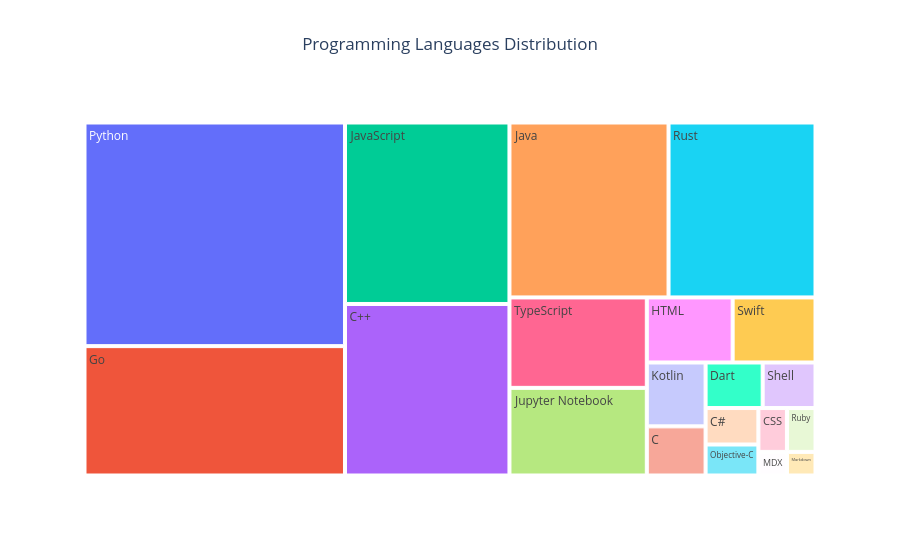

The notebook cell this image was saved under:
### Code cell
# Interactive choropleth for repository distribution by language
if plotly_available:
    # Prepare data for treemap
    lang_repo_counts = df['Primary Language'].value_counts().head(20)
    lang_data = pd.DataFrame({'Language': lang_repo_counts.index, 'Count': lang_repo_counts.values})
    
    fig = px.treemap(lang_data, 
                     path=['Language'], 
                     values='Count',
                     title='Treemap of Top 20 Programming Languages by Repository Count')
    
    fig.update_layout(
        title={'text': "Programming Languages Distribution", 'x': 0.5, 'xanchor': 'center'})
    
    fig.update_layout(template="plotly_dark")
fig.update_layout(template="plotly_dark")
fig.show()
else:
    print("Plotly is not available. Skipping interactive visualization.")
    print("To enable interactive visualizations, install plotly with: pip install plotly")

### Figure 1 — Plotly figure (JSON) as saved in the notebook; plotly's stock layout.template omitted (floating-point values rounded to 4 significant figures)
{"data": [{"branchvalues": "total", "domain": {"x": [0, 1], "y": [0, 1]}, "hovertemplate": "labels=%{label}<br>Count=%{value}<br>parent=%{parent}<br>id=%{id}<extra></extra>", "ids": ["Python", "Go", "JavaScript", "C++", "Java", "Rust", "TypeScript", "Jupyter Notebook", "HTML", "Swift", "Kotlin", "C", "Dart", "Shell", "C#", "Objective-C", "CSS", "Ruby", "MDX", "Markdown"], "labels": ["Python", "Go", "JavaScript", "C++", "Java", "Rust", "TypeScript", "Jupyter Notebook", "HTML", "Swift", "Kotlin", "C", "Dart", "Shell", "C#", "Objective-C", "CSS", "Ruby", "MDX", "Markdown"], "name": "", "parents": ["", "", "", "", "", "", "", "", "", "", "", "", "", "", "", "", "", "", "", ""], "type": "treemap", "values": [605.0, 350.0, 310.0, 293.0, 289.0, 267.0, 129.0, 125.0, 58.0, 56.0, 39.0, 30.0, 27.0, 25.0, 20.0, 17.0, 13.0, 13.0, 7.0, 7.0]}], "layout": {"legend": {"tracegroupgap": 0}, "title": {"text": "Programming Languages Distribution", "x": 0.5, "xanchor": "center"}}}
